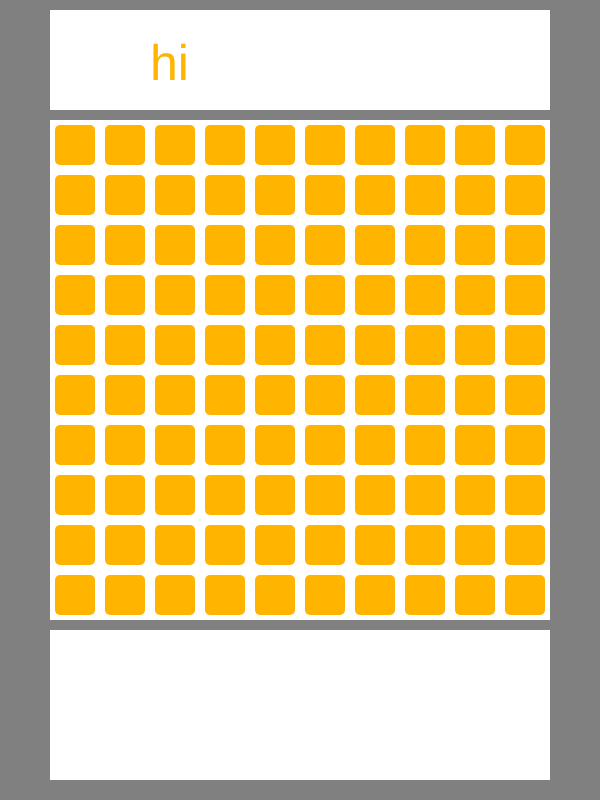
Frame 1 (no input)
Frame 60 (no input): identical to frame 1, image omitted
Frame 120 (the mouse pressed at the canvas centre since frame 60): identical to frame 1, image omitted

The p5.js sketch that drew this single still picture (run headless with seeded random() and noise() and a simulated clock; from frame 60 on, the mouse is pressed at the canvas centre):

// p5.js sketch
// ── sketch.js
function setup() {
  createCanvas(600, 800);
  board = new Board();
  grid = new Grid(board.boardLC.x, board.boardLC.y);
}

function draw() {
  background(128);
  board.show();
  grid.show();
  board.updateScore("hi");
}

// ── board.js
class Board {

    constructor() {
        this.spacing = 10
        this.scoreLC = createVector(50,10)
        this.scoreWidth = 500;
        this.scoreHeight = 100;
        this.boardLC = createVector(50,this.scoreLC.y + this.scoreHeight + this.spacing);
        this.boardWidth = this.scoreWidth;
        this.boardHeight = this.boardWidth;
        this.pieceLC = createVector(50,this.boardLC.y + this.boardHeight + this.spacing)
        this.pieceWidth = this.boardWidth;
        this.pieceHeight = 150;
        this.colour = color(255);
    }

    show() {
        noStroke();
        fill(this.colour);
        rect(this.scoreLC.x, this.scoreLC.y, this.scoreWidth, this.scoreHeight);
        rect(this.boardLC.x, this.boardLC.y, this.boardWidth, this.boardHeight);
        rect(this.pieceLC.x, this.pieceLC.y, this.pieceWidth, this.pieceHeight);  
    }

    updateScore(score) {
        textSize(50);
        text(score, this.scoreLC.x + 100, this.scoreLC.y + 70)

    }
}
// ── grid.js
class Grid {

    constructor(x, y) {
        this.gridLC = createVector(x + 5, y + 5);
        this.colour = color(255,180,0);
        this.size = 40;
        this.distance = 50;
        this.spacing = 5;
        this.chamfer = 5;
        this.grid = createVector(10, 10);
    }

    show(){
        noStroke();
        fill(this.colour);
        for (let x = 0; x < this.grid.x; x++){
            for (let y = 0; y < this.grid.y; y++){
                rect(this.gridLC.x + this.distance * x, this.gridLC.y + this.distance * y, this.size, this.size, this.chamfer);
            }
        }       
    }
}
